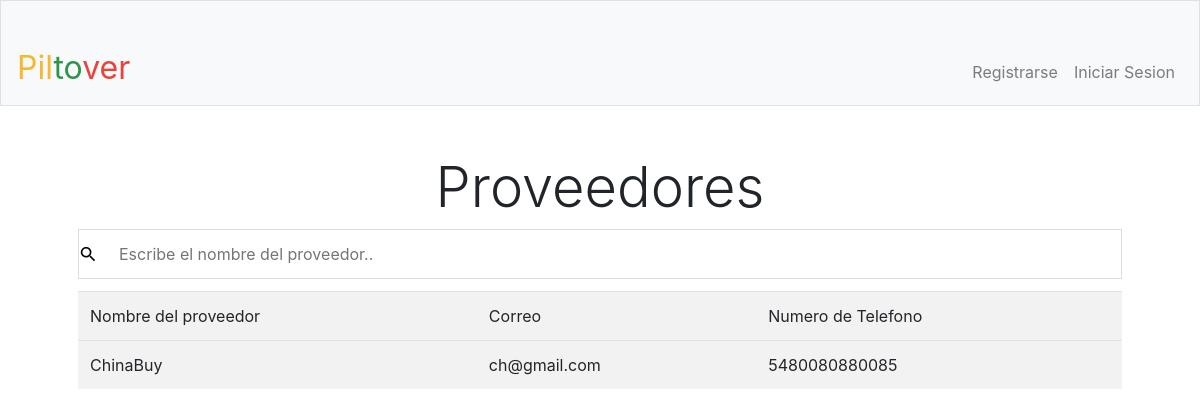
/proveedores, run on the app's committed database.
### tables this page shows
CREATE TABLE 'proveedor' ('id' integer PRIMARY KEY AUTOINCREMENT NOT NULL, 'nombre' text, 'correo' text, 'ntel' text);

### application.py (the view)
@app.route("/proveedores")
def proveedores():
    rows=db.execute("select * from proveedor")
    return render_template("proveedores.html",rows=rows)

### application.py (called while the page is built)
@app.after_request
def after_request(response):
    response.headers["Cache-Control"] = "no-cache, no-store, must-revalidate"
    response.headers["Expires"] = 0
    response.headers["Pragma"] = "no-cache"
    return response

### templates/proveedores.html (shortened to what this page needs)
{% extends "layout.html" %}
{% block main %}
<h1 class="display display-4">Proveedores</h1>
<input type="text" id="myInput" onkeyup="myFunction()" placeholder="Escribe el nombre del proveedor.." title="Type in a name"  style="background: url(&quot;static/css/p.png&quot;) left center no-repeat rgb(255, 255, 255);"/>
<table class="table table-striped" id="myTable">
        <tr>
            <td>Nombre del proveedor</td>
            <td>Correo</td>
            <td>Numero de Telefono</td>
        </tr>
        {%for rows in rows%}
        <tr>
            <td>{{rows.nombre}}</td>
            <td>{{rows.correo}}</td>
            <td>{{rows.ntel}}</td>
        </tr>
        {%endfor%}
    </table>
{% endblock %}

### static/styles.css (style rules this page uses)
body { margin:0; }

### templates/layout.html (style rules this page uses)
#myInput { background: url(&quot;images/googbg.png&quot;) left center no-repeat rgb(255, 255, 255); background-image: url('static/css/p.png'); background-position: 10px 10px; background-repeat: no-repeat; width: 100%; font-size: 16px; padding: 12px 20px 12px 40px; border: 1px solid #ddd; margin-bottom: 12px; }
table { border-collapse: collapse; width: 100%; }
th, td { text-align: left; padding: 8px; }
tr:nth-child(even) { background-color: #f2f2f2; }

### data on the page
proveedor: nombre "ChinaBuy", correo "ch@gmail.com", ntel "5480080880085"
